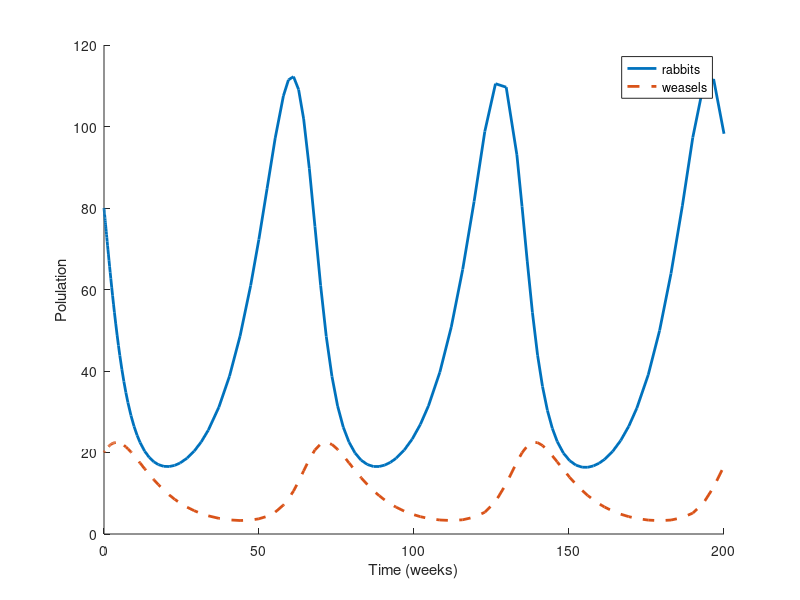
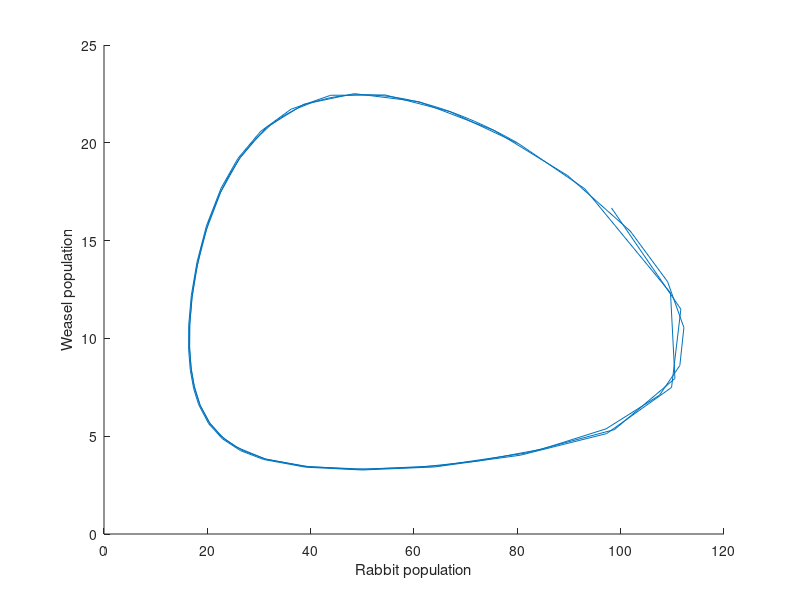

Here is the MATLAB script that generated these plots, in order:
% Simulate the Lotka-Volterra model and plot the results.

function res = lotka()
    % test the rate function
    t = 0;
    V_init = [80, 20];
    R = rate_func(t, V_init)
    
    % run the ODE solver
    tspan = [0, 200];
    [T, M] = ode45(@rate_func, tspan, V_init);
    
    % plot the time series
    clf; hold on
    R = M(:, 1);
    W = M(:, 2);
    plot(T, R, 'LineWidth', 2)
    plot(T, W, '--', 'LineWidth', 2)
    xlabel('Time (weeks)')
    ylabel('Polulation')
    legend('rabbits', 'weasels')
    saveas(gcf, '../../book/figs/lotka.eps', 'epsc')

    % plot the trajectory
    clf; hold on
    plot(R, W)
    xlabel('Rabbit population')
    ylabel('Weasel population')
    saveas(gcf, '../../book/figs/phase.eps', 'epsc')
end


function res = rate_func(t, V)
    % unpack the elements of V
    r = V(1);
    w = V(2);

    % set the parameters
    a = 0.1;
    b = 0.01;
    c = 0.1;
    d = 0.002;

    % compute the derivatives
    drdt = a*r - b*r*w;
    dfdt = -c*w + d*r*w;

    % pack the derivatives into a vector
    res = [drdt; dfdt];
end
